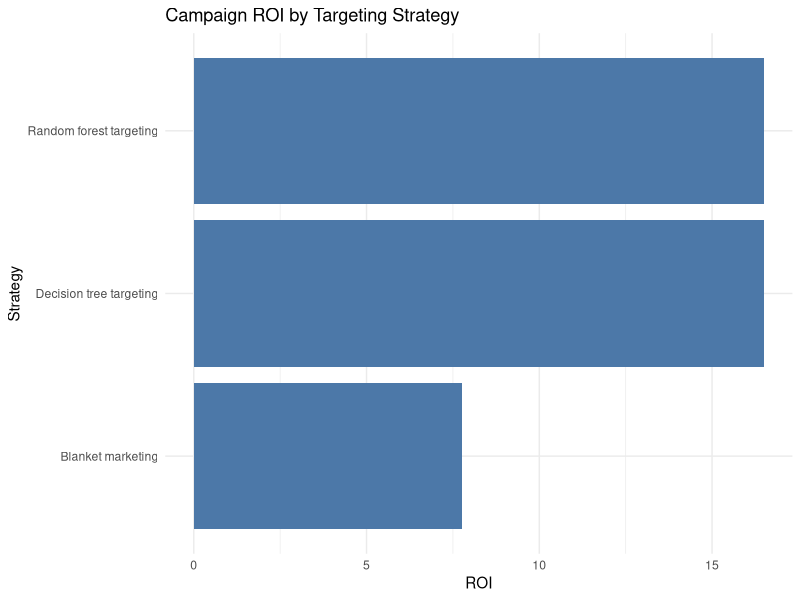
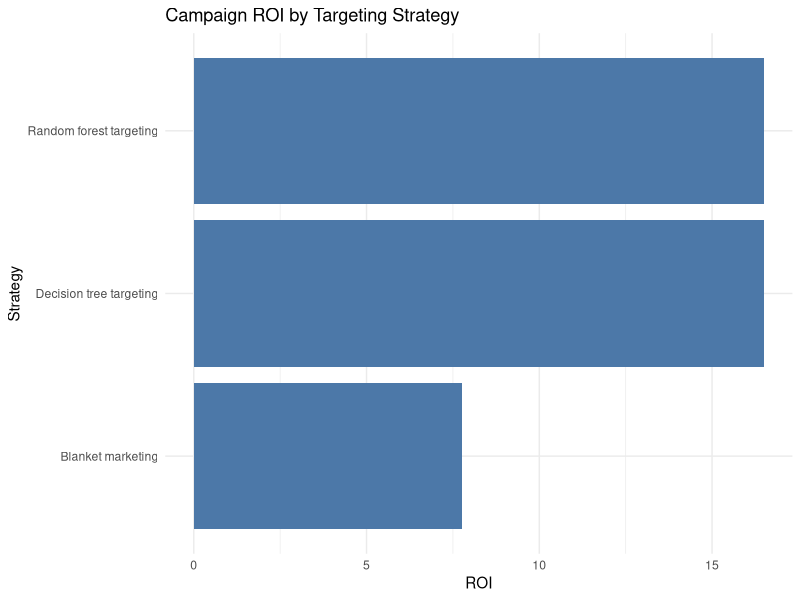

R code for these plots, in order: (Note: this script raises an error after producing the figures.)
library(dplyr)
library(rpart)
library(ranger)
library(ggplot2)

set.seed(888)

data <- read.csv("data/campaign_sample.csv")

offer_cost <- 2.00
profit_per_subscription <- 35.00
break_even_response_rate <- offer_cost / profit_per_subscription

calculate_roi <- function(probability, actual, threshold, offer_cost, profit_per_subscription) {
  targeted <- probability >= threshold
  revenue <- sum(actual[targeted] * profit_per_subscription)
  cost <- sum(targeted) * offer_cost

  if (cost == 0) {
    return(0)
  }

  (revenue - cost) / cost
}

blanket_roi <- calculate_roi(
  probability = rep(1, nrow(data)),
  actual = data$subscribe,
  threshold = 0.5,
  offer_cost = offer_cost,
  profit_per_subscription = profit_per_subscription
)

train_index <- sample(seq_len(nrow(data)), size = floor(0.7 * nrow(data)))
data_training <- data[train_index, ]
data_test <- data[-train_index, ]

tree_model <- rpart(
  subscribe ~ recency + frequency + monetary_value,
  data = data_training,
  method = "class",
  control = rpart.control(cp = 0.001, minsplit = 4)
)

tree_probability <- predict(tree_model, data_test, type = "prob")[, "1"]
tree_roi <- calculate_roi(
  probability = tree_probability,
  actual = data_test$subscribe,
  threshold = break_even_response_rate,
  offer_cost = offer_cost,
  profit_per_subscription = profit_per_subscription
)

forest_model <- ranger(
  subscribe ~ recency + frequency + monetary_value,
  data = transform(data_training, subscribe = factor(subscribe)),
  num.trees = 500,
  probability = TRUE,
  seed = 888
)

forest_probability <- predict(forest_model, data_test)$predictions[, "1"]
forest_roi <- calculate_roi(
  probability = forest_probability,
  actual = data_test$subscribe,
  threshold = break_even_response_rate,
  offer_cost = offer_cost,
  profit_per_subscription = profit_per_subscription
)

roi_results <- data.frame(
  strategy = c("Blanket marketing", "Decision tree targeting", "Random forest targeting"),
  roi = c(blanket_roi, tree_roi, forest_roi)
)

print("Break-even response rate")
print(round(break_even_response_rate, 4))

print("ROI comparison")
print(roi_results)

ggplot(roi_results, aes(x = reorder(strategy, roi), y = roi)) +
  geom_col(fill = "#4C78A8") +
  coord_flip() +
  labs(
    title = "Campaign ROI by Targeting Strategy",
    x = "Strategy",
    y = "ROI"
  ) +
  theme_minimal()

ggsave("outputs/campaign_roi_comparison.pdf", width = 8, height = 5, device = "pdf")

targeting_recommendations <- data_test %>%
  mutate(
    tree_probability = tree_probability,
    forest_probability = forest_probability,
    target_decision_tree = tree_probability >= break_even_response_rate,
    target_random_forest = forest_probability >= break_even_response_rate
  ) %>%
  select(
    customer_id,
    subscribe,
    tree_probability,
    forest_probability,
    target_decision_tree,
    target_random_forest
  )

write.csv(targeting_recommendations, "outputs/targeting_recommendations.csv", row.names = FALSE)

best_strategy <- roi_results$strategy[which.max(roi_results$roi)]
print(paste("Recommended strategy:", best_strategy))
